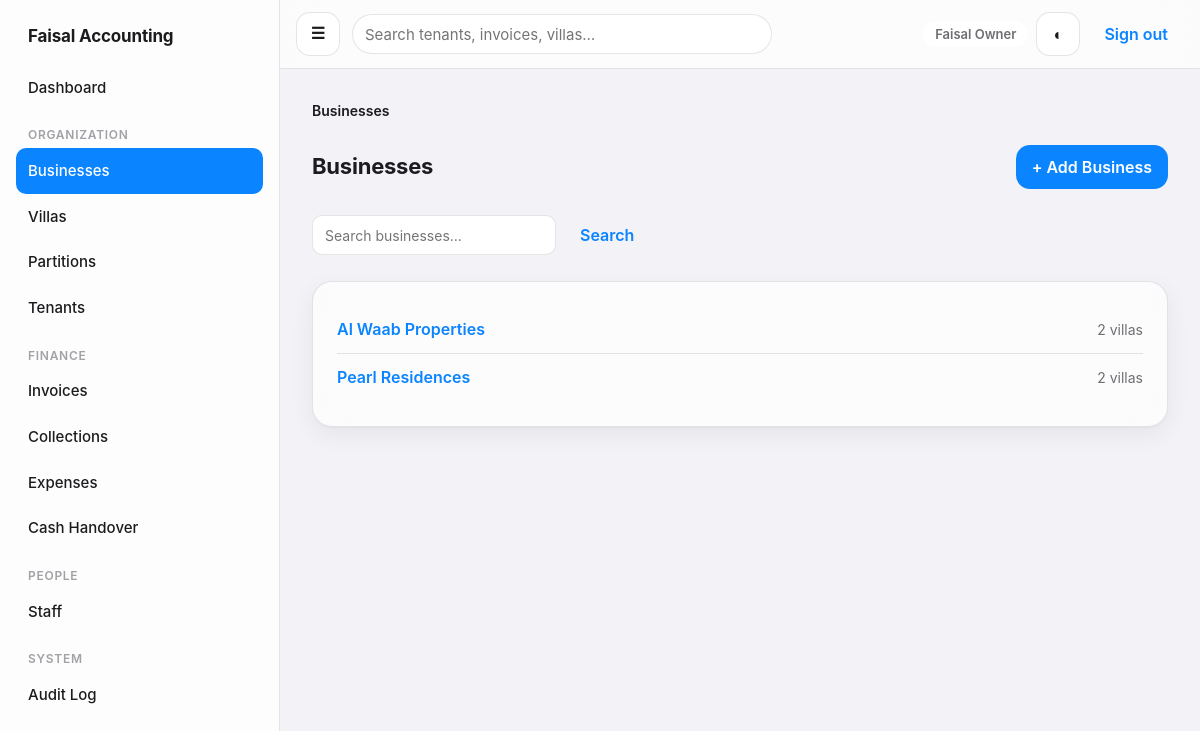
/businesses/ (signed in), run on the app's committed database.
### apps/accounts/models.py (models this page shows, shortened)
class User(AbstractUser):
    is_owner = models.BooleanField(default=False, help_text='Sees and can operate on every business/villa/financial record.')
    phone = models.CharField(max_length=32, blank=True)
    class Meta:
        ordering = ['username']

### apps/businesses/models.py (models this page shows, shortened)
class Business(models.Model):
    name = models.CharField(max_length=200, unique=True)
    description = models.TextField(blank=True)
    is_archived = models.BooleanField(default=False)
    created_at = models.DateTimeField(auto_now_add=True)
    created_by = models.ForeignKey(settings.AUTH_USER_MODEL, on_delete=models.PROTECT, related_name='+')
    class Meta:
        ordering = ['name']
        verbose_name_plural = 'businesses'

### apps/businesses/views.py (the view)
# urls.py: urlpatterns = [path('', views.business_list, name='list'), path('new/', views.business_create, name='create'), path('<int:pk>/', views.business_detail, name='detail'), path('<int:pk>/archive/', views.
@login_required
def business_list(request):
    qs = selectors.businesses_visible_to(request.user).filter(is_archived=False)
    q = request.GET.get('q', '').strip()
    if q:
        qs = qs.filter(name__icontains=q)
    page_obj = paginate_queryset(request, qs)
    for business in page_obj:
        business.scoped_villa_count = selectors.villas_visible_to(request.user).filter(business=business).count()
    return render(request, 'businesses/list.html', {'page_obj': page_obj, 'q': q, 'breadcrumbs': [('Businesses', None)]})

### apps/accounts/context_processors.py (called while the page is built)
def nav(request):
    user = getattr(request, 'user', None)
    if user is None or not user.is_authenticated:
        return {}
    has_any_scope = user.is_owner or selectors.villas_visible_to(user).exists()
    return {'nav_has_scope': has_any_scope, 'nav_can_view_financials': selectors.can_view_financial_kpis(user), 'nav_can_manage_users': user.is_owner, 'nav_can_manage_operations': selectors.can_manage_villas_and_tenants(user), 'nav_pending_handover_count': _pending_handover_count(user) if has_any_scope else 0}

def _pending_handover_count(user):
    from apps.cash.models import CashHandover
    qs = selectors.cash_handovers_visible_to(user).filter(status=CashHandover.Status.SUBMITTED)
    if not user.is_owner and (not Assignment.objects.filter(user=user, role__in=[Assignment.Role.BUSINESS_MANAGER, Assignment.Role.ACCOUNTANT]).exists()):
        return 0
    return qs.count()

### apps/accounts/selectors.py (called while the page is built, shortened)
def businesses_visible_to(user) -> QuerySet[Business]:
    if user.is_owner:
        return Business.objects.all()
    return Business.objects.filter(Q(manager_assignments__user=user) | Q(villas__staff_assignments__user=user)).distinct()

def villas_visible_to(user) -> QuerySet[Villa]:
    if user.is_owner:
        return Villa.objects.all()
    return Villa.objects.filter(Q(business__manager_assignments__user=user) | Q(staff_assignments__user=user)).distinct()

def cash_handovers_visible_to(user) -> QuerySet[CashHandover]:
    if user.is_owner:
        return CashHandover.objects.all()

def can_view_financial_kpis(user) -> bool:
    if user.is_owner:
        return True
    return Assignment.objects.filter(user=user, role__in=[Assignment.Role.BUSINESS_MANAGER, Assignment.Role.ACCOUNTANT]).exists()

def can_manage_villas_and_tenants(user) -> bool:
    if user.is_owner:
        return True
    return Assignment.objects.filter(user=user, role__in=[Assignment.Role.BUSINESS_MANAGER, Assignment.Role.VILLA_STAFF]).exists()

### apps/audit/context.py (called while the page is built)
def set_context(request) -> None:
    ip_address = request.META.get('HTTP_X_FORWARDED_FOR', '').split(',')[0].strip() or request.META.get('REMOTE_ADDR')
    actor = getattr(request, 'user', None)
    if actor is not None and (not actor.is_authenticated):
        actor = None
    _current_request_context.set(RequestContext(ip_address=ip_address or None, user_agent=request.META.get('HTTP_USER_AGENT', '')[:512], request_id=str(uuid.uuid4()), actor=actor))

def clear_context() -> None:
    _current_request_context.set(None)

### templates/businesses/list.html (shortened to what this page needs)
{% extends "base.html" %}
{% block content %}
  <div class="page-header">
    <h1>Businesses</h1>
    {% if user.is_owner %}<a class="btn btn--primary" href="{% url 'businesses:create' %}">+ Add Business</a>{% endif %}
  </div>
  <form class="filter-bar" method="get">
    <input type="search" name="q" placeholder="Search businesses…" value="{{ q }}">
    <button class="btn btn--ghost" type="submit">Search</button>
  </form>
  <div class="card">
    {% if page_obj %}
      {% for business in page_obj %}
        <div class="list-row">
          <a class="list-row__title" href="{% url 'businesses:detail' business.pk %}">{{ business.name }}</a>
          <span class="list-row__meta">{{ business.scoped_villa_count }} villa{{ business.scoped_villa_count|pluralize }}</span>
        </div>
      {% endfor %}
    {% else %}
      <div class="empty-state">
        <div class="empty-state__title">No businesses yet.</div>
        <p>Create your first business to start building your villa portfolio.</p>
        {% if user.is_owner %}<a class="btn btn--primary" href="{% url 'businesses:create' %}">+ Add Business</a>{% endif %}
      </div>
    {% endif %}
  </div>
{% endblock %}

### templates/base.html (shortened to what this page needs)
{% load static %}
<!doctype html>
<html lang="en">
<head>
  <link rel="stylesheet" href="{% static 'css/design-system.css' %}">
</head>
<body>
  <div class="app-shell">
    <aside class="sidebar" aria-label="Main navigation">
      <div class="sidebar__brand">Faisal Accounting</div>
      {% if user.is_authenticated %}
        <a class="sidebar__link{% if request.resolver_match.app_name == 'dashboard' %} sidebar__link--active{% endif %}" href="{% url 'dashboard:home' %}">Dashboard</a>
        {% if nav_has_scope %}
          <div class="sidebar__section">Organization</div>
          <a class="sidebar__link{% if request.resolver_match.app_name == 'businesses' %} sidebar__link--active{% endif %}" href="{% url 'businesses:list' %}">Businesses</a>
          <a class="sidebar__link{% if request.resolver_match.url_name == 'villa_list' %} sidebar__link--active{% endif %}" href="{% url 'villas:villa_list' %}">Villas</a>
          <a class="sidebar__link{% if request.resolver_match.url_name == 'partition_list' %} sidebar__link--active{% endif %}" href="{% url 'villas:partition_list' %}">Partitions</a>
          <a class="sidebar__link{% if request.resolver_match.app_name == 'tenancy' %} sidebar__link--active{% endif %}" href="{% url 'tenancy:list' %}">Tenants</a>
          <div class="sidebar__section">Finance</div>
          <a class="sidebar__link{% if request.resolver_match.url_name == 'invoice_list' or request.resolver_match.url_name == 'invoice_detail' %} sidebar__link--active{% endif %}" href="{% url 'billing:invoice_list' %}">Invoices</a>
          <a class="sidebar__link{% if request.resolver_match.url_name == 'payment_list' %} sidebar__link--active{% endif %}" href="{% url 'billing:payment_list' %}">Collections</a>
          <a class="sidebar__link{% if request.resolver_match.app_name == 'expenses' %} sidebar__link--active{% endif %}" href="{% url 'expenses:list' %}">Expenses</a>
          <a class="sidebar__link{% if request.resolver_match.app_name == 'cash' %} sidebar__link--active{% endif %}" href="{% url 'cash:handover_list' %}">
            <span>Cash Handover</span>
          </a>
        {% endif %}
        {% if nav_can_manage_users %}
          <div class="sidebar__section">People</div>
          <a class="sidebar__link{% if request.resolver_match.url_name == 'staff_list' %} sidebar__link--active{% endif %}" href="{% url 'accounts:staff_list' %}">Staff</a>
        {% endif %}
        {% if user.is_owner %}
          <div class="sidebar__section">System</div>
          <a class="sidebar__link{% if request.resolver_match.app_name == 'audit' %} sidebar__link--active{% endif %}" href="{% url 'audit:list' %}">Audit Log</a>
        {% endif %}
      {% endif %}
    </aside>
    <div class="content-area">
      <header class="topbar">
        <label for="nav-toggle" class="btn btn--icon sidebar-toggle-label" aria-label="Open menu">&#9776;</label>
        {% if user.is_authenticated and nav_has_scope %}
          <form class="topbar__search" method="get" action="{% url 'dashboard:search' %}" role="search">
            <input type="search" name="q" placeholder="Search tenants, invoices, villas…" value="{{ request.GET.q|default:'' }}" aria-label="Global search">
          </form>
        {% endif %}
        <div class="topbar__actions">
          {% if user.is_authenticated %}
            <span class="pill pill--neutral">{{ user.get_full_name|default:user.username }}</span>
          {% endif %}
          <button class="btn btn--icon" type="button" data-theme-toggle aria-label="Toggle dark mode">&#9680;</button>
          {% if user.is_authenticated %}
            <form method="post" action="{% url 'accounts:logout' %}">
              <button class="btn btn--ghost" type="submit">Sign out</button>
            </form>
          {% endif %}
        </div>
      </header>
      <main class="main">
        {% if breadcrumbs %}{% include "components/breadcrumbs.html" %}{% endif %}
        {% block content %}{% endblock %}
      </main>
    </div>
  </div>
</body>
</html>

### data on the page
User: get_full_name "Faisal Owner"
Business: name "Al Waab Properties", scoped_villa_count "2"
Business: name "Pearl Residences", scoped_villa_count "2"

### other printed values
{{ label }} "Businesses"
